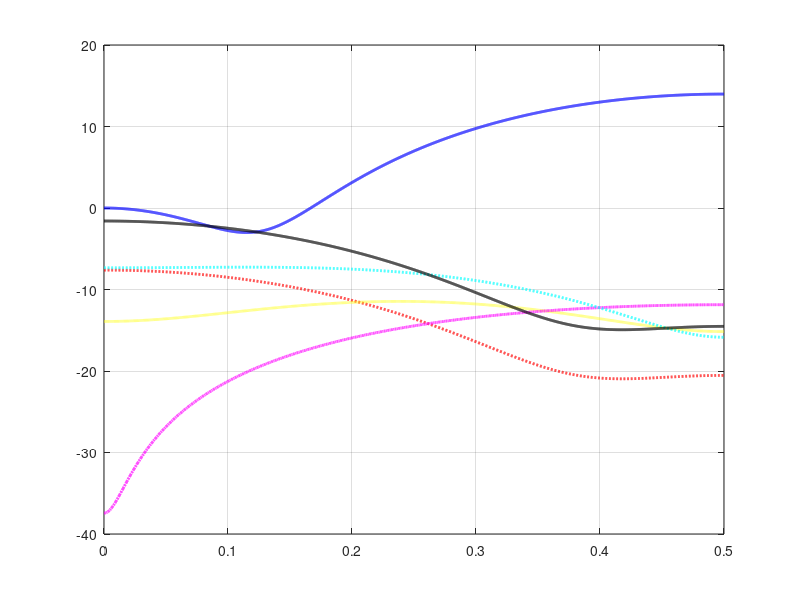

Recreate this plot in MATLAB. (Note: this script raises an error after producing the figure.)
Rx=[9 -6 2; -6 9 -6; 2 -6 9] + eye(3)*0.5;
rdx0=[1 0 0]';
rdx1=[-2 1 0]';
rdx2=[2 -2 1]';
rdx3=[0 2 -2]';
rdx4=[0 0 2]';

wo0=Rx\rdx0;
wo1=Rx\rdx1;
wo2=Rx\rdx2;
wo3=Rx\rdx3;
wo4=Rx\rdx4;

C=[1 -2 2];

N=2^12;
Fs=1;

f=(0:N-1)/N*Fs/2;
Hchannel=freqz(C,1,f,Fs);
H0=freqz(wo0,1,f,Fs);
H1=freqz(wo1,1,f,Fs);
H2=freqz(wo2,1,f,Fs);
H3=freqz(wo3,1,f,Fs);
H4=freqz(wo4,1,f,Fs);

figure
 plot(f,20*log10(abs(Hchannel)),'b'); hold on
 plot(f,20*log10(abs(H0)),'r--'); hold on
 plot(f,20*log10(abs(H1)),'y:'); hold on
 plot(f,20*log10(abs(H2)),'m-.'); hold on
 plot(f,20*log10(abs(H3)),'c--'); hold on
 plot(f,20*log10(abs(H4)),'k'); hold on
 zoom on
 grid on
 set(findobj('Type','Line'),'LineWidth',2);
legend('channel','equalizer, D=0','equalizer, D=1','equalizer, D=2','equalizer, D=3','equalizer, D=4',4);
 xlabel('frequency');
 ylabel('magniture (dB)');
 print -deps2c lab21.eps


Jmin0=1-wo0'*rdx0
Jmin1=1-wo1'*rdx1
Jmin2=1-wo2'*rdx2
Jmin3=1-wo3'*rdx3
Jmin4=1-wo4'*rdx4



